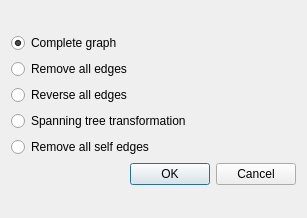
<?xml version="1.0" encoding="UTF-8"?>
<ui version="4.0">
 <class>TransformEdgesWidget</class>
 <widget class="QWidget" name="TransformEdgesWidget">
  <property name="geometry">
   <rect>
    <x>0</x>
    <y>0</y>
    <width>307</width>
    <height>218</height>
   </rect>
  </property>
  <property name="windowTitle">
   <string>Transform Edges</string>
  </property>
  <layout class="QGridLayout" name="gridLayout">
   <item row="0" column="0" colspan="2">
    <layout class="QVBoxLayout" name="verticalLayout">
     <item>
      <widget class="QRadioButton" name="radioButtonMakeComplete">
       <property name="toolTip">
        <string>This option connects all nodes of the given graph. The new edges do not have any preset weights.</string>
       </property>
       <property name="text">
        <string>Complete graph</string>
       </property>
       <property name="checked">
        <bool>true</bool>
       </property>
      </widget>
     </item>
     <item>
      <widget class="QRadioButton" name="radioButtonEraseEdges">
       <property name="toolTip">
        <string>This option removes all edges from the given graph.</string>
       </property>
       <property name="text">
        <string>Remove all edges</string>
       </property>
      </widget>
     </item>
     <item>
      <widget class="QRadioButton" name="radioButtonReverseEdges">
       <property name="toolTip">
        <string>This option reverses all edges of a directed graph. Note that this does not apply to undirected graphs.</string>
       </property>
       <property name="text">
        <string>Reverse all edges</string>
       </property>
      </widget>
     </item>
     <item>
      <widget class="QRadioButton" name="radioButtonMakeSpanningtree">
       <property name="toolTip">
        <string>&lt;!DOCTYPE HTML PUBLIC &quot;-//W3C//DTD HTML 4.0//EN&quot; &quot;http://www.w3.org/TR/REC-html40/strict.dtd&quot;&gt;
&lt;html&gt;&lt;head&gt;&lt;meta name=&quot;qrichtext&quot; content=&quot;1&quot; /&gt;&lt;style type=&quot;text/css&quot;&gt;
p, li { white-space: pre-wrap; }
&lt;/style&gt;&lt;/head&gt;&lt;body style=&quot; font-family:'DejaVu Sans'; font-size:9pt; font-weight:400; font-style:normal;&quot;&gt;
&lt;p style=&quot; margin-top:0px; margin-bottom:0px; margin-left:0px; margin-right:0px; -qt-block-indent:0; text-indent:0px;&quot;&gt;This option executes &lt;span style=&quot; font-style:italic;&quot;&gt;Prim's Minimal Spanning Tree Algorithm&lt;/span&gt; at the graph. All edges without given weights are assumed to have weights equals 1. Directed and undirected graphs are processed accordingly.&lt;/p&gt;&lt;/body&gt;&lt;/html&gt;</string>
       </property>
       <property name="text">
        <string>Spanning tree transformation</string>
       </property>
      </widget>
     </item>
     <item>
      <widget class="QRadioButton" name="radioButtonEraseSelfEdges">
       <property name="text">
        <string>Remove all self edges</string>
       </property>
      </widget>
     </item>
     <item>
      <widget class="QDialogButtonBox" name="buttons">
       <property name="standardButtons">
        <set>QDialogButtonBox::Cancel|QDialogButtonBox::Ok</set>
       </property>
      </widget>
     </item>
    </layout>
   </item>
  </layout>
 </widget>
 <resources/>
 <connections/>
</ui>
